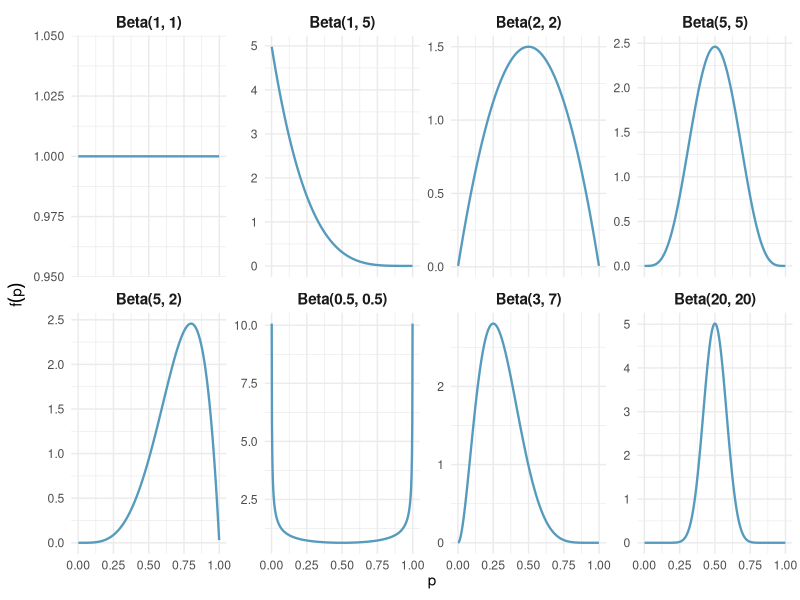
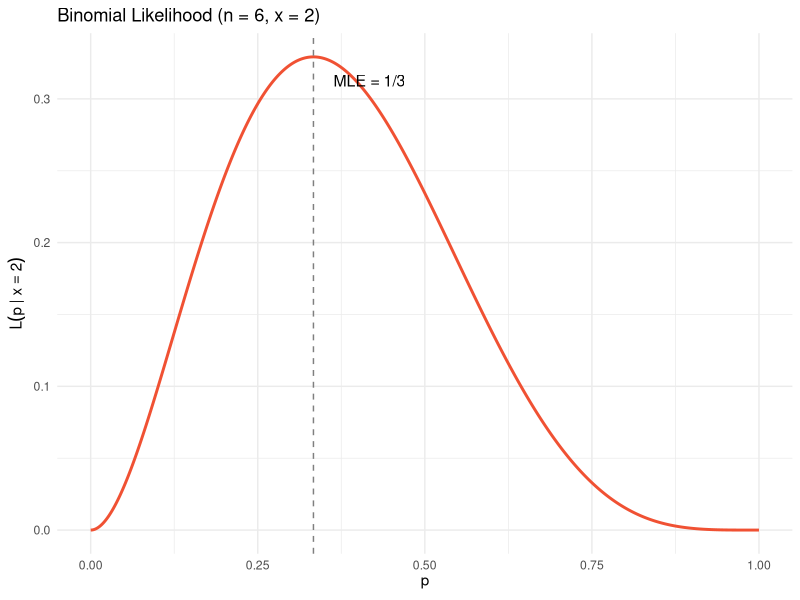
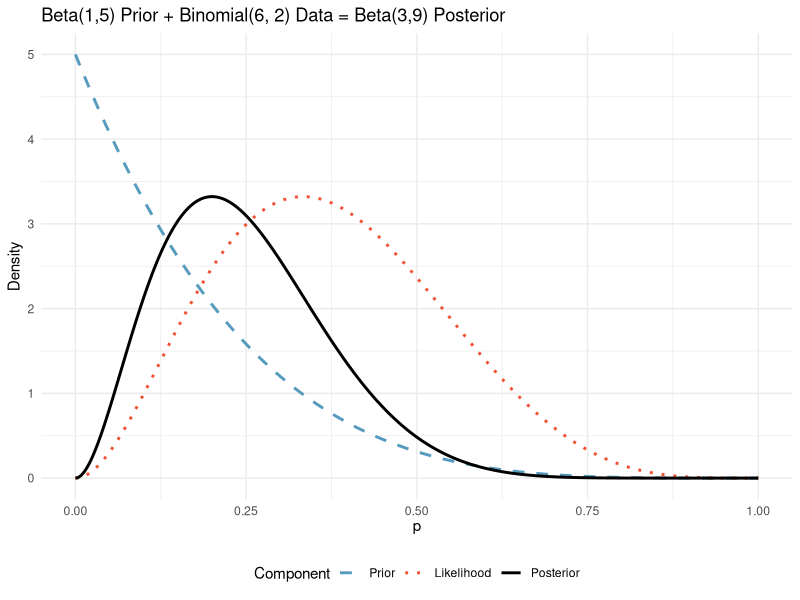
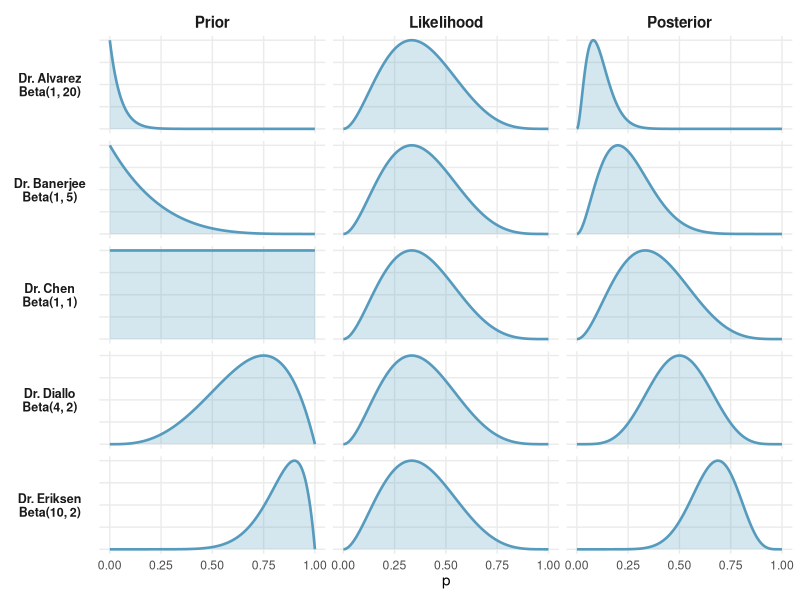

These figures' R source, in order:
# MA 213 -- Lecture 34 Figures
# Beta-Binomial Model

library(tidyverse)

####################################################################
# Figure 1: Beta distribution shapes
####################################################################

params <- tibble(
  alpha = c(1, 1, 2, 5, 5, 0.5, 3, 20),
  beta  = c(1, 5, 2, 5, 2, 0.5, 7, 20),
  label = paste0("Beta(", alpha, ", ", beta, ")")
)

pi_grid <- seq(0.001, 0.999, length.out = 500)

beta_data <- params |>
  rowwise() |>
  mutate(data = list(tibble(
    pi = pi_grid,
    density = dbeta(pi_grid, alpha, beta)
  ))) |>
  unnest(data)

beta_data$label <- factor(beta_data$label,
  levels = c("Beta(1, 1)", "Beta(1, 5)", "Beta(2, 2)",
             "Beta(5, 5)", "Beta(5, 2)", "Beta(0.5, 0.5)",
             "Beta(3, 7)", "Beta(20, 20)"))

p_shapes <- ggplot(beta_data, aes(x = pi, y = density)) +
  geom_line(linewidth = 0.8, color = "#569BBD") +
  facet_wrap(~label, scales = "free_y", ncol = 4) +
  labs(x = expression(p), y = expression(f(p))) +
  theme_minimal() +
  theme(strip.text = element_text(size = 11, face = "bold"))
ggsave("figures/beta_shapes.pdf", p_shapes, width = 10, height = 5)

####################################################################
# Figure 2: Likelihood example -- drug trial (n=6, x=2)
####################################################################

pi_grid2 <- seq(0, 1, length.out = 500)
likelihood <- dbinom(2, 6, pi_grid2)

p_like <- ggplot(tibble(p = pi_grid2, L = likelihood), aes(x = p, y = L)) +
  geom_line(linewidth = 1, color = "#F05133") +
  geom_vline(xintercept = 2/6, linetype = "dashed", color = "gray50") +
  annotate("text", x = 2/6 + 0.03, y = max(likelihood) * 0.95,
           label = "MLE = 1/3", hjust = 0, size = 4) +
  labs(x = expression(p), y = expression(L(p~"|"~x == 2)),
       title = "Binomial Likelihood (n = 6, x = 2)") +
  theme_minimal()
ggsave("figures/likelihood_example.pdf", p_like, width = 6, height = 3.5)

####################################################################
# Figure 3: Beta-Binomial update -- drug trial, Beta(1,5) + (6,2)
####################################################################

alpha_prior <- 1; beta_prior <- 5
n <- 6; x <- 2
alpha_post <- alpha_prior + x; beta_post <- beta_prior + n - x  # Beta(3, 9)

prior_vals <- dbeta(pi_grid2, alpha_prior, beta_prior)
like_vals <- dbeta(pi_grid2, x + 1, n - x + 1)  # scaled likelihood
post_vals <- dbeta(pi_grid2, alpha_post, beta_post)

# Normalize likelihood for display
like_scaled <- like_vals / max(like_vals) * max(post_vals)

plot_data <- tibble(p = pi_grid2) |>
  mutate(
    Prior = dbeta(p, alpha_prior, beta_prior),
    Likelihood = like_scaled,
    Posterior = dbeta(p, alpha_post, beta_post)
  ) |>
  pivot_longer(-p, names_to = "Component", values_to = "Density")

plot_data$Component <- factor(plot_data$Component,
  levels = c("Prior", "Likelihood", "Posterior"))

p_update <- ggplot(plot_data, aes(x = p, y = Density,
                                  linetype = Component, color = Component)) +
  geom_line(linewidth = 1) +
  scale_color_manual(values = c("Prior" = "#569BBD",
                                "Likelihood" = "#F05133",
                                "Posterior" = "black")) +
  scale_linetype_manual(values = c("Prior" = "dashed",
                                   "Likelihood" = "dotted",
                                   "Posterior" = "solid")) +
  labs(x = expression(p), y = "Density",
       title = "Beta(1,5) Prior + Binomial(6, 2) Data = Beta(3,9) Posterior") +
  theme_minimal() +
  theme(legend.position = "bottom")
ggsave("figures/beta_binomial_update.pdf", p_update, width = 8, height = 4)

####################################################################
# Figure 4: Five oncologists -- prior / likelihood / posterior grid
####################################################################

oncologists <- tibble(
  name  = c("Dr. Alvarez", "Dr. Banerjee", "Dr. Chen", "Dr. Diallo", "Dr. Eriksen"),
  alpha = c(1, 1, 1, 4, 10),
  beta  = c(20, 5, 1, 2, 2)
) |> mutate(
  label = paste0(name, "\nBeta(", alpha, ", ", beta, ")"),
  alpha_post = alpha + 2,
  beta_post  = beta + 4
)
oncologists$label <- factor(oncologists$label, levels = oncologists$label)

grid_data <- oncologists |>
  rowwise() |>
  mutate(data = list(tibble(
    p = pi_grid2,
    Prior     = dbeta(pi_grid2, alpha, beta),
    Likelihood = dbinom(2, 6, pi_grid2),
    Posterior = dbeta(pi_grid2, alpha_post, beta_post)
  ))) |>
  unnest(data) |>
  ungroup() |>
  pivot_longer(c(Prior, Likelihood, Posterior),
               names_to = "Component", values_to = "Density") |>
  group_by(name, Component) |>
  mutate(Density = Density / max(Density)) |>  # normalize each panel for comparison
  ungroup()

grid_data$Component <- factor(grid_data$Component,
  levels = c("Prior", "Likelihood", "Posterior"))

p_grid_fig <- ggplot(grid_data, aes(x = p, y = Density)) +
  geom_line(linewidth = 0.9, color = "#569BBD") +
  geom_area(alpha = 0.25, fill = "#569BBD") +
  facet_grid(label ~ Component, switch = "y") +
  labs(x = expression(p), y = NULL) +
  theme_minimal() +
  theme(strip.text.y.left = element_text(angle = 0, size = 9, face = "bold"),
        strip.text.x = element_text(size = 11, face = "bold"),
        strip.placement = "outside",
        axis.text.y = element_blank(),
        axis.ticks.y = element_blank(),
        panel.grid.minor = element_blank())
ggsave("figures/five_oncologists_grid.pdf", p_grid_fig, width = 10, height = 7)

cat("Figures saved to figures/\n")
